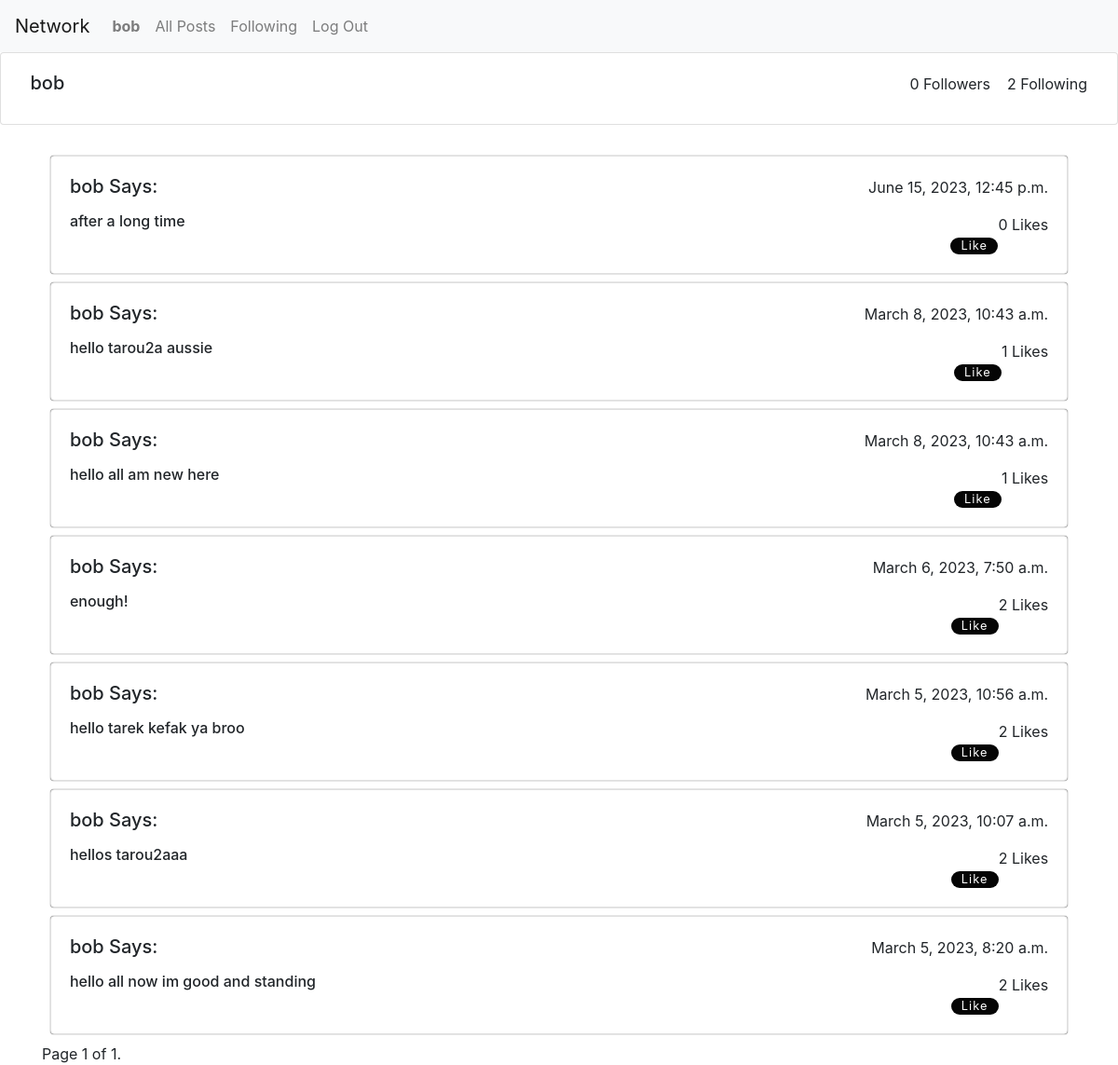
Page /1 (signed in) on the committed database.
### network/models.py (models this page shows, shortened)
class User(AbstractUser):
    followers = models.ManyToManyField('self', symmetrical=False, blank=True, related_name="user_followers")
    def count_followers(self):
        return self.followers.count()
    def count_following(self):
        return User.objects.filter(followers=self).count()

class post(models.Model):
     user = models.ForeignKey(User, on_delete=models.CASCADE, related_name="user_post")
     body = models.TextField(blank=False)
     timestamp = models.DateTimeField(auto_now_add=True)
     user_likes = models.ManyToManyField(User, blank=True, related_name="user_like")

### network/views.py (the view)
# urls.py: path("<int:userid>", views.user_page,name="user_page"),
@csrf_exempt
def user_page(request,userid):
        if request.method=="POST":
            targetuser = User.objects.get(pk=userid)
            all_user_posts = targetuser.user_post.order_by("-timestamp").all()
            ptr = Paginator(all_user_posts,10)
            page_number = request.GET.get('page')
            page_obj = ptr.get_page(page_number)
            return render(request, "network/userpage.html",{
                        "page_obj":page_obj,
                        "user": targetuser,
                    })
        else:
            targetuser = User.objects.get(pk=userid)
            all_user_posts = targetuser.user_post.order_by("-timestamp").all()
            ptr = Paginator(all_user_posts,10)
            page_number = request.GET.get('page')
            page_obj = ptr.get_page(page_number)
            return render(request, "network/userpage.html",{
                        "page_obj":page_obj,
                        "user": targetuser,
                    })

### network/templates/network/userpage.html (shortened to what this page needs)
{% extends "network/layout.html" %}
{% load static %}
{% block body %}
<div class="card">
    <div class="card-body" style="width: 99%;">
      <div class="card-title"><h5 style="float:right;">
        <small>{{user.count_followers}} Followers &nbsp</small><small>&nbsp {{user.count_following}} Following</small> </h5>
        <h5 class="card-content" style="margin-left: 1%;">{{user.username}}</h5>
        </div>
    </div>
  </div>
    <br>
  <div class="container-lg">
    {%for posts in page_obj%}
        <div class="post_li card">
            <div class="card-body">
                <div class="card-title"><h5 style="float:right;"><small>{{posts.timestamp}}</small></h5><h5 class="card-content">
                    <p>{{posts.user}}</a> Says:</p>
                    <h5  class="card-content" style="float:right;"><small><span class="like_c">{{posts.user_likes.count}}</span> Likes</small></h5>
                </div>
                    <h6 class="card-text">{{posts.body}}</h6>
                    <div style="float:right;">
                        {%if request.user in posts.user_likes.all%}
                            <div class="heart-btn">
                                <input class="check-input" onclick="unlike(this)" data-id="{{posts.id}}"  type="checkbox" checked/>
                                <button class="like-btn"><span>Like</span></button>
                            </div>
                            {%else%}
                            <div class="heart-btn">
                                <button class="like-btn"><span>Like</span></button>
                            </div>
                        {%endif%}
                    </div>
            </div>
        </div>
  {%endfor%}
        <div class="pagination">
            <span class="step-links">
                <span class="current">
                    Page {{ page_obj.number }} of {{ page_obj.paginator.num_pages }}.
                </span>
            </span>
        </div>
  </div>
{%endblock%}

### network/templates/network/layout.html (shortened to what this page needs)
{% load static %}
<!DOCTYPE html>
<html lang="en">
    <head>
        <link rel="stylesheet" href="https://stackpath.bootstrapcdn.com/bootstrap/4.4.1/css/bootstrap.min.css">
        <link href="{% static 'network/styles.css' %}" rel="stylesheet">
    </head>
    <body>
        <nav class="navbar navbar-expand-lg navbar-light bg-light">
            <a class="navbar-brand" href="#">Network</a>
            <div>
              <ul class="navbar-nav mr-auto">
                {% if user.is_authenticated %}
                    <li class="nav-item">
                        <a class="nav-link" href="#"><strong>{{ request.user.username }}</strong></a>
                    </li>
                {% endif %}
                <li class="nav-item">
                  <a class="nav-link" href="{% url 'index' %}">All Posts</a>
                </li>
                {% if user.is_authenticated %}
                    <li class="nav-item">
                        <a class="nav-link" href="{% url 'following' %}">Following</a>
                    </li>
                    <li class="nav-item">
                        <a class="nav-link" href="{% url 'logout' %}">Log Out</a>
                    </li>
                {% endif %}
              </ul>
            </div>
          </nav>
        <div class="body">
            {% block body %}
            {% endblock %}
        </div>
    </body>
</html>

### network/static/network/styles.css (style rules this page uses)
.post_li { margin: 0.8%; list-style-type: none; box-shadow: 0 0 1px rgb(0, 0, 0); transition: ease-in 280ms; }
.heart-btn { width: 4em; height: 1.4em; position: relative; font-size: 0.8em; }
.like-btn { background: transparent; border: none; outline: none; color: #fff; letter-spacing: 1px; font-size: 1em; }
.heart-btn .like-btn::before, .heart-btn .like-btn::after { content: ''; position: absolute; top: 0; width: 50%; height: 100%; background-color: #050505; z-index: 0; transition: 0.4s; }
.heart-btn .like-btn::before { left: 0; border-radius: 1em 0 0 1em; }
.heart-btn .like-btn::after { right: 0; border-radius: 0 1em 1em 0; }
.heart-btn span { position: absolute; z-index: 1; top: 50%; left: 50%; transform: translate(-50%,-50%); }

### rows in the picture
User: user.username "bob", count_followers "0", count_following "2", username "bob"
post: timestamp "June 15, 2023, 12:45 p.m.", user "bob", user_likes.count "0", body "after a long time"
post: timestamp "March 8, 2023, 10:43 a.m.", user "bob", user_likes.count "1", body "hello tarou2a aussie"
post: timestamp "March 8, 2023, 10:43 a.m.", user "bob", user_likes.count "1", body "hello all am new here"
post: timestamp "March 6, 2023, 7:50 a.m.", user "bob", user_likes.count "2", body "enough!"
post: timestamp "March 5, 2023, 10:56 a.m.", user "bob", user_likes.count "2", body "hello tarek kefak ya broo"
post: timestamp "March 5, 2023, 10:07 a.m.", user "bob", user_likes.count "2", body "hellos tarou2aaa"
post: timestamp "March 5, 2023, 8:20 a.m.", user "bob", user_likes.count "2", body "hello all now im good and standing"

### other values in the picture
{{ page_obj.number }} "1"
{{ page_obj.paginator.num_pages }} "1"
